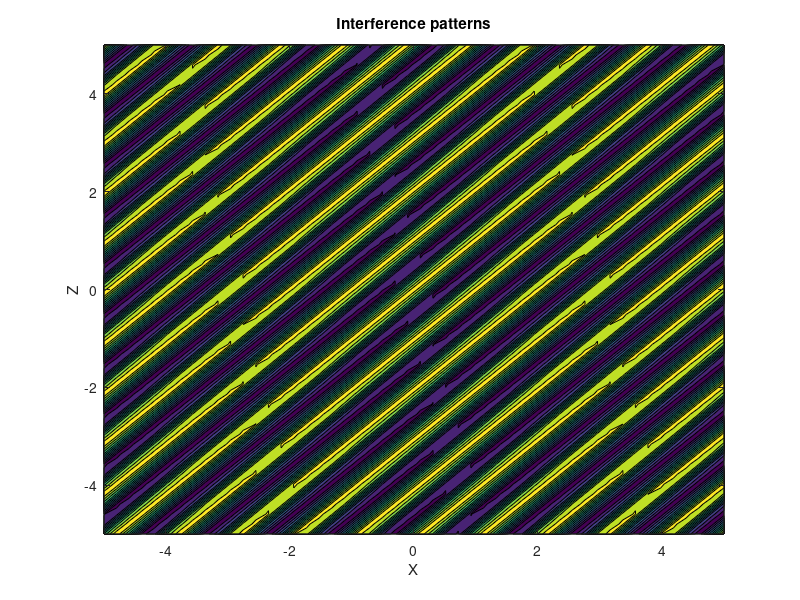

This chart was generated by the following MATLAB code: (Note: this script raises an error after producing the figure.)
wavelength = 4.5 * 10 ^ -9;

k = (2 * pi) / wavelength;

num_fringes = 3000;

dist_d = (num_fringes * wavelength / 2);

theta = 10 * (pi / 180);
N = 50;
x_D = linspace(-5, 5, N);
z_D = linspace(-5, 5, N);

E_0 = 5;
S_0 = 4 * (E_0) ^ 2;

S_D(1:N, 1:N) = 0;

for i = [1:N];
    for j = [1:N];
        S_D(i,j) = S_0 * cos(k * (dist_d - (x_D(i) / 2) * sin(theta) + z_D(j) * sin(theta / 2) ^ 2)) ^ 2
    end
end

[x_D, z_D] = meshgrid(x_D, z_D);

figure(1)
contourf(x_D, z_D, S_D)

title('Interference patterns')

xlabel('X')
ylabel('Z')

colourbar()
